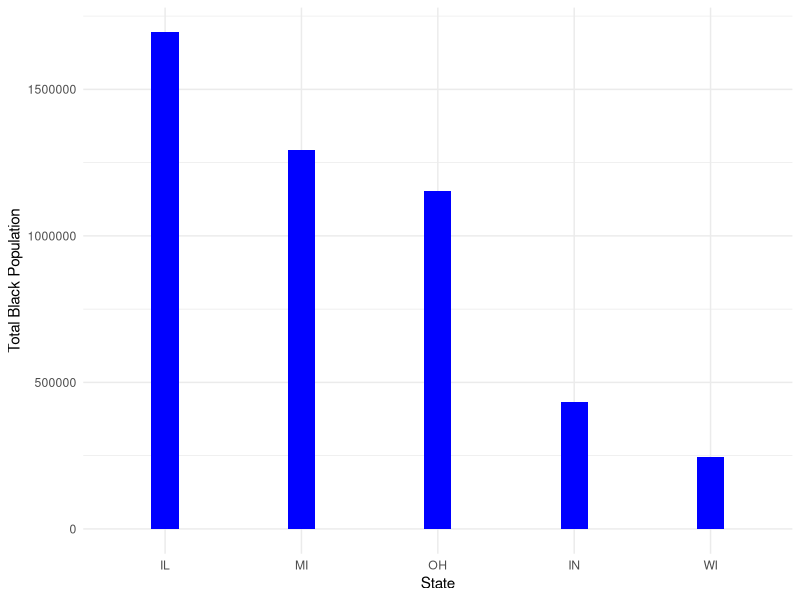
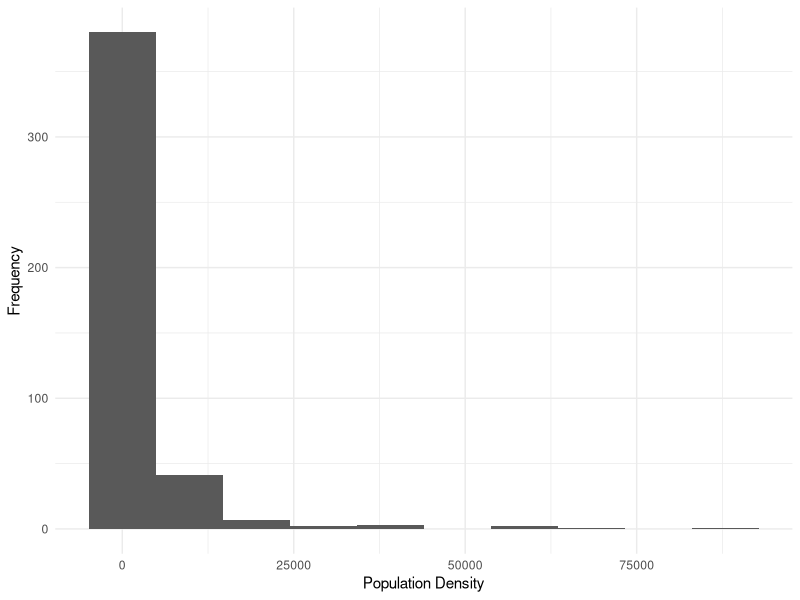
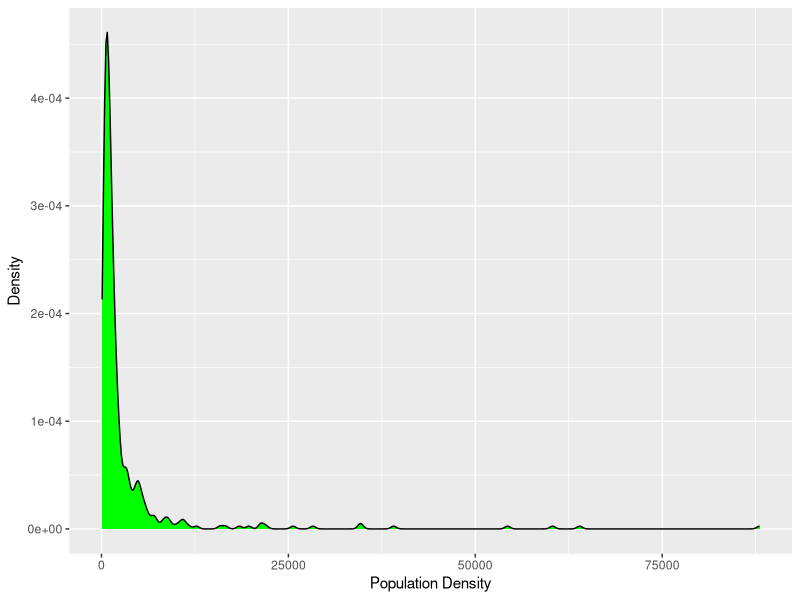
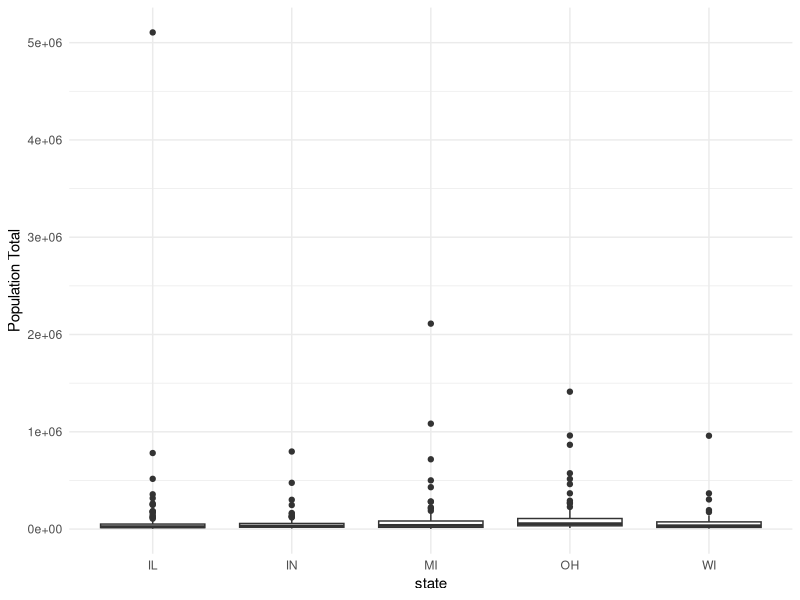
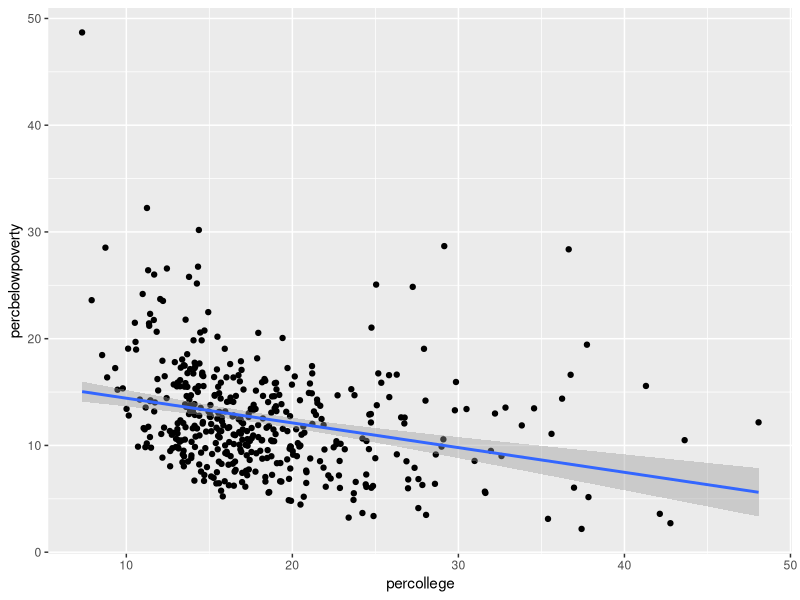
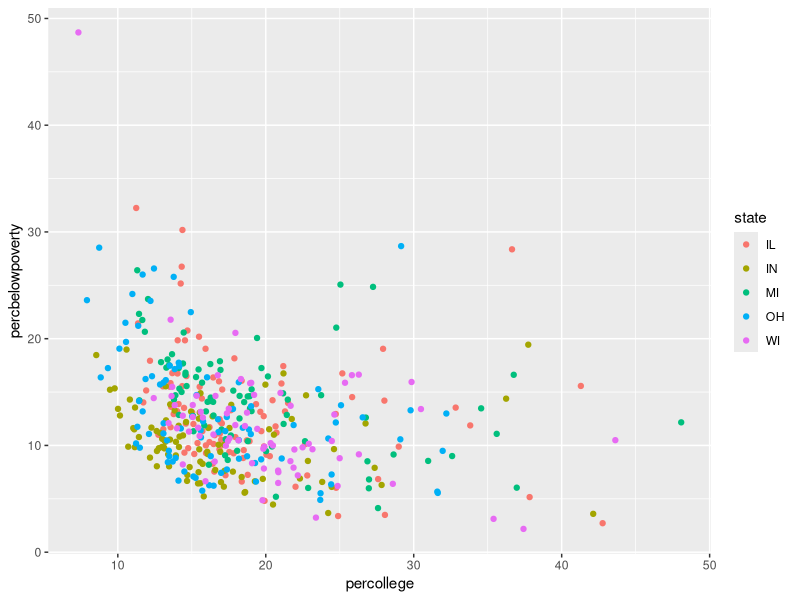

Generate these figures, in order, with R:
## ---- chunk 1
# assuming the data frame named mtcars in R

library(dplyr) # package for manipulation

# divide the disp of the car by 100

mtcars <- mtcars %>% 
  mutate(disp_10 = disp/10)
knitr::kable(head(mtcars))
## ---- chunk 2
library(ggplot2)

# visualization on the number of black people in each county

midwest %>% 
  group_by(state) %>% 
  summarize(total_bl = sum(popblack)) %>% 
  ggplot(aes(x = reorder(state, -total_bl), y = total_bl)) + 
  geom_bar(stat = "identity", width = 0.2, fill = "blue")+
  theme_minimal() + labs(x = "State", y = "Total Black Population")
## ---- chunk 3
# histogram of population density

midwest %>% 
  ggplot(aes(x = popdensity)) + geom_histogram(bins = 10) +
  theme_minimal()+labs(x = "Population Density", y = "Frequency")

# density

midwest %>% 
  ggplot(aes(x = popdensity)) + geom_density(stat = "density", fill = "green") + labs(x = "Population Density", y = "Density")
## ---- chunk 4
out <- midwest %>% 
  group_by(state) %>% 
  summarize(Mean = mean(poptotal),
            Median = median(poptotal),
            Maximum = max(poptotal), 
            Minimum = min(poptotal))
knitr::kable(out)

# visual representation

midwest %>% 
  ggplot(aes(x=state, y = poptotal)) + geom_boxplot()+ theme_minimal()+
  labs(y = "Population Total")
## ---- chunk 5
# we explore poppovertyknown and percollege 

midwest %>% 
  ggplot(aes(x = percollege, y = percbelowpoverty)) + 
  geom_point() + geom_smooth(method = "lm")
## ---- chunk 6
midwest %>% 
  ggplot(aes(x = percollege, y = percbelowpoverty,color = state))+
  geom_point()
